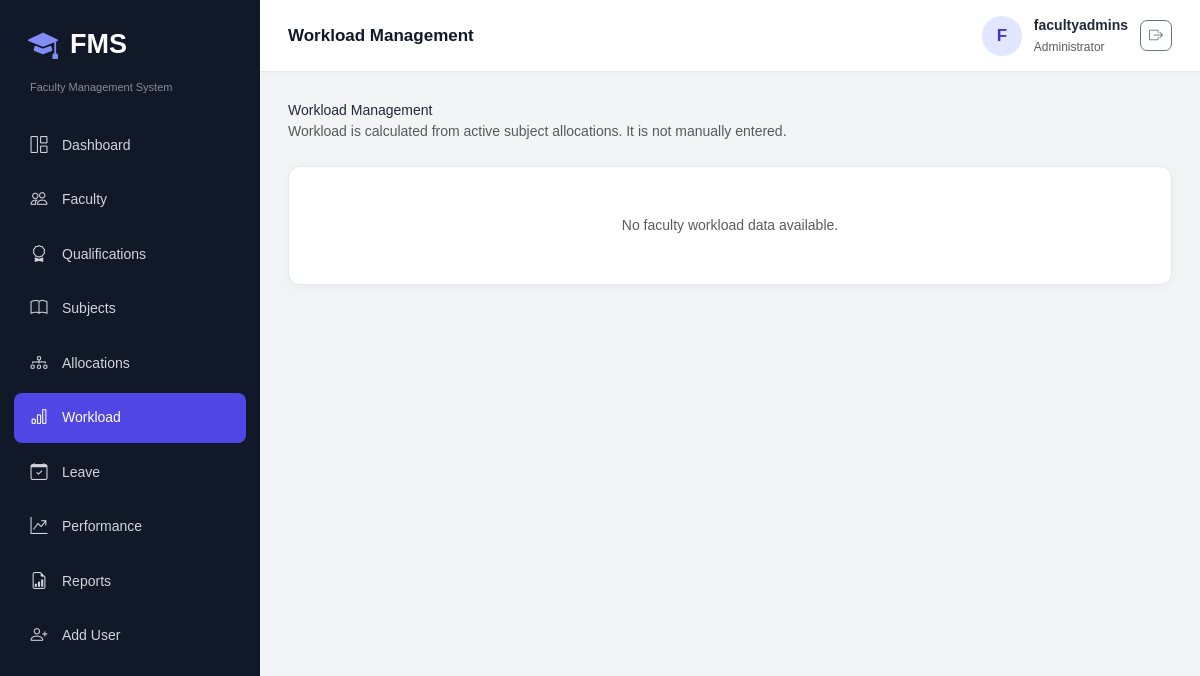
Page /workload/ (signed in) on the earlier database version.
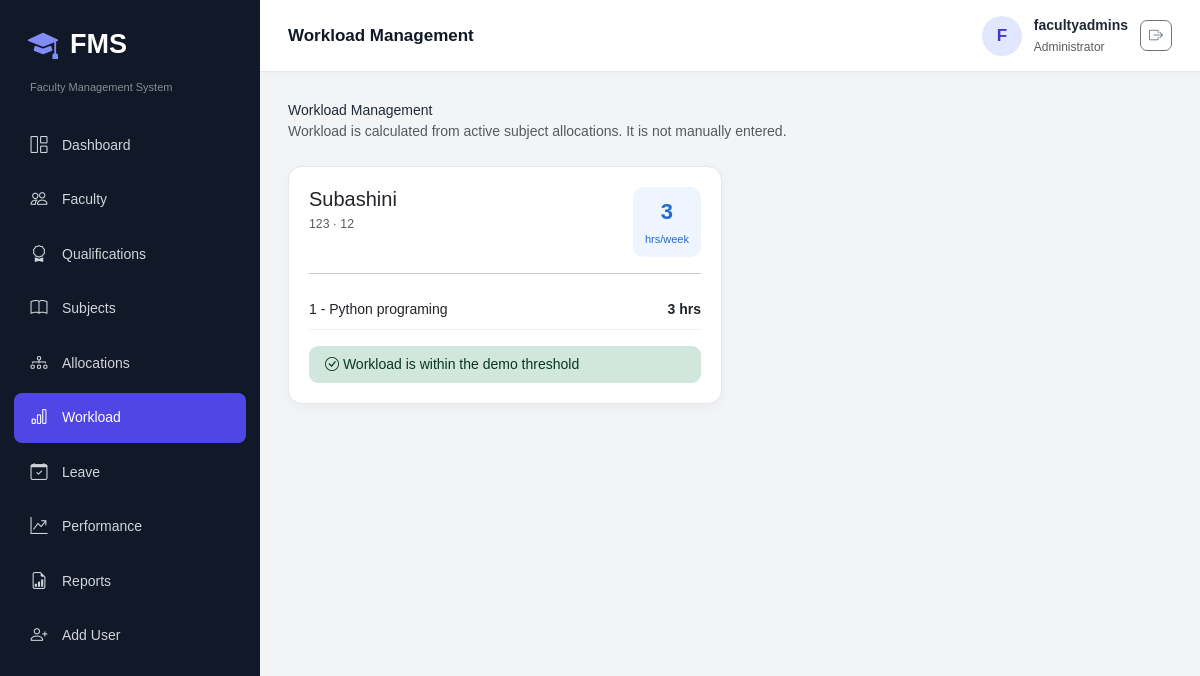
Same page on the later database version.
### fms_app/models.py (models this page shows, shortened)
class Faculty(models.Model):
    EMPLOYMENT_CHOICES = [('Permanent', 'Permanent'), ('Contract', 'Contract'), ('Visiting', 'Visiting')]
    STATUS_CHOICES = [('Active', 'Active'), ('Inactive', 'Inactive')]
    GENDER_CHOICES = [('Male', 'Male'), ('Female', 'Female'), ('Other', 'Other')]
    faculty_id = models.CharField(max_length=30, unique=True)
    name = models.CharField(max_length=120)
    profile_photo = models.ImageField(upload_to='faculty/', blank=True, null=True)
    gender = models.CharField(max_length=20, choices=GENDER_CHOICES)
    dob = models.DateField(blank=True, null=True)
    email = models.EmailField(unique=True)
    phone = models.CharField(max_length=15)
    address = models.TextField(blank=True)
    department = models.ForeignKey(Department, on_delete=models.PROTECT)
    designation = models.CharField(max_length=80)
    joining_date = models.DateField()
    employment_type = models.CharField(max_length=20, choices=EMPLOYMENT_CHOICES)
    experience = models.DecimalField(max_digits=4, decimal_places=1, default=0)
    status = models.CharField(max_length=20, choices=STATUS_CHOICES, default='Active')
    user = models.OneToOneField(User, on_delete=models.SET_NULL, null=True, blank=True)
    created_at = models.DateTimeField(auto_now_add=True)
    updated_at = models.DateTimeField(auto_now=True)

class Department(models.Model):
    name = models.CharField(max_length=100, unique=True)
    code = models.CharField(max_length=20, unique=True)
    status = models.BooleanField(default=True)

class SubjectAllocation(models.Model):
    STATUS_CHOICES = [('Active', 'Active'), ('Completed', 'Completed')]
    faculty = models.ForeignKey(Faculty, on_delete=models.CASCADE, related_name='allocations')
    subject = models.ForeignKey(Subject, on_delete=models.CASCADE, related_name='allocations')
    department = models.ForeignKey(Department, on_delete=models.PROTECT)
    semester = models.PositiveIntegerField()
    academic_year = models.CharField(max_length=20)
    hours_per_week = models.PositiveIntegerField(validators=[MinValueValidator(1), MaxValueValidator(40)])
    allocation_date = models.DateField(auto_now_add=True)
    status = models.CharField(max_length=20, choices=STATUS_CHOICES, default='Active')
    class Meta:
        constraints = [
            models.UniqueConstraint(fields=['faculty', 'subject', 'academic_year', 'semester'], name='unique_faculty_subject_allocation')
        ]

class Subject(models.Model):
    STATUS_CHOICES = [
        ('Active', 'Active'),
        ('Inactive', 'Inactive'),
    ]
    subject_code = models.CharField(
        max_length=30,
        unique=True
    )
    subject_name = models.CharField(
        max_length=150
    )
    department = models.ForeignKey(
        Department,
        on_delete=models.PROTECT
    )
    semester = models.PositiveIntegerField(
        validators=[
            MinValueValidator(1),
            MaxValueValidator(8)
        ]
    )
    academic_year = models.CharField(
        max_length=20,
        default='2026-27'
    )
    credits = models.PositiveIntegerField(default=3)
    hours_per_week = models.PositiveIntegerField(default=3)
    status = models.CharField(
        max_length=20,
        choices=STATUS_CHOICES,
        default='Active'
    )

### fms_app/views.py (the view)
@login_required
@role_required('ADMIN', 'HOD', 'FACULTY')
def workload(request):
    faculties = Faculty.objects.select_related('department').all()
    if get_role(request.user) == 'HOD': faculties = faculties.filter(department=getattr(request.user.userprofile, 'department', None))
    if get_role(request.user) == 'FACULTY': faculties = faculties.filter(user=request.user)
    rows = []
    for faculty in faculties:
        total = faculty.allocations.filter(status='Active').aggregate(total=Sum('hours_per_week'))['total'] or 0
        rows.append({'faculty': faculty, 'total': total, 'items': faculty.allocations.filter(status='Active').select_related('subject')})
    return render(request, 'workload/dashboard.html', {'rows': rows})

### fms_app/templates/workload/dashboard.html (shortened to what this page needs)
{% extends 'base.html' %}
{% load static %}
{% block page_heading %}
    Workload Management
{% endblock %}
{% block extra_css %}
    <link rel="stylesheet"
          href="{% static 'css/workload/workload.css' %}">
{% endblock %}
{% block content %}
<div class="mb-4">
    <div class="page-title">
        Workload Management
    </div>
    <p class="text-muted">
        Workload is calculated from active subject allocations.
        It is not manually entered.
    </p>
</div>
<div class="row g-3">
    {% for row in rows %}
        <div class="col-xl-6">
            <div class="card workload-card">
                <div class="card-body">
                    <div class="d-flex justify-content-between align-items-start">
                        <div>
                            <h5 class="mb-1">
                                {{ row.faculty.name }}
                            </h5>
                            <div class="text-muted small">
                                {{ row.faculty.faculty_id }}
                                ·
                                {{ row.faculty.department.code }}
                            </div>
                        </div>
                        <div class="total-hours">
                            <strong>
                                {{ row.total }}
                            </strong>
                            <span>
                                hrs/week
                            </span>
                        </div>
                    </div>
                    <hr>
                    {% for a in row.items %}
                        <div class="allocation-row">
                            <span>
                                {{ a.subject.subject_code }}
                                -
                                {{ a.subject.subject_name }}
                            </span>
                            <strong>
                                {{ a.hours_per_week }} hrs
                            </strong>
                        </div>
                    {% empty %}
                        <p class="text-muted mb-0">
                            No active allocations.
                        </p>
                    {% endfor %}
                    {% if row.total > 20 %}
                        <div class="alert alert-warning mt-3 mb-0 py-2">
                            <i class="bi bi-exclamation-triangle"></i>
                            High workload
                        </div>
                    {% elif row.total > 0 %}
                        <div class="alert alert-success mt-3 mb-0 py-2">
                            <i class="bi bi-check-circle"></i>
                            Workload is within the demo threshold
                        </div>
                    {% endif %}
                </div>
            </div>
        </div>
    {% empty %}
        <div class="col-12">
            <div class="card p-5 text-center text-muted">
                No faculty workload data available.
            </div>
        </div>
    {% endfor %}
</div>
{% endblock %}

Differences in the rows shown:
added Faculty: faculty.name "Subashini", faculty.faculty_id "123", faculty.department.code "12", total "3"
added SubjectAllocation: subject.subject_code "1", subject.subject_name "Python programing", hours_per_week "3"
Other differences:
text no longer shown: "No faculty workload data available."
